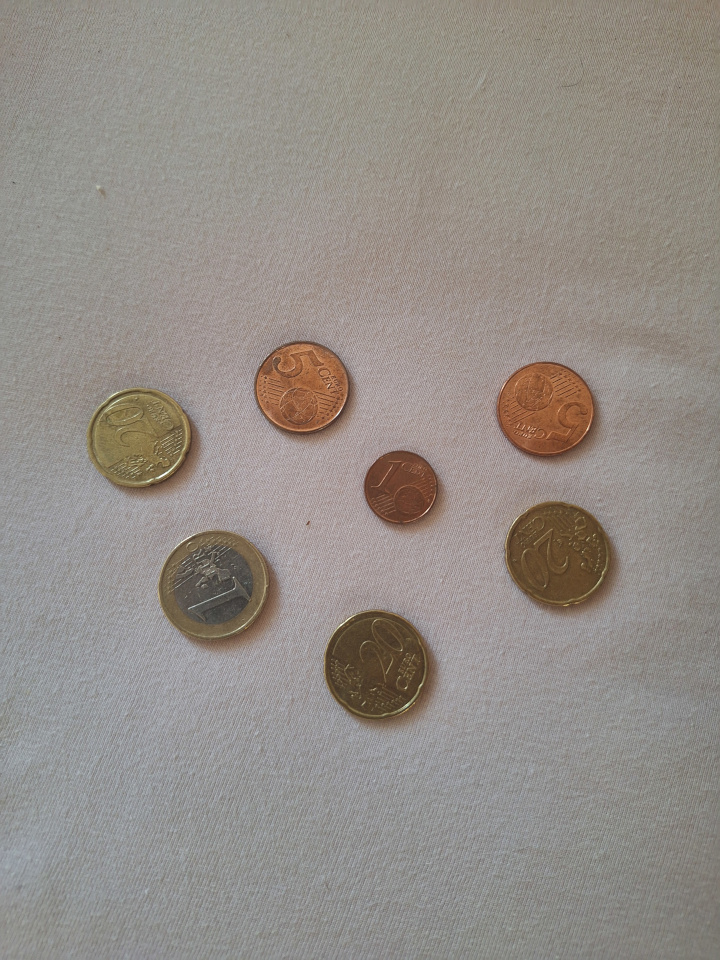
#> input picture Morphology/1/init/Data/Image1.jpg, 720 x 960 px
$ python -i coin_counter.py   (imports and definitions only)
#> lines starting #> are read from the running program, lines starting #| are printed output that depends on the picture; after the words box and inside, x2 and y2 are one past the last pixel; in counts of white or black regions, pixels touching at a corner belong together
#> further down, picture is the input picture: shape (960, 720, 3); mean B, G, R 135.6, 141.4, 147.6
# coding: utf-8

import cv2
import numpy as np
def coin_counter(img):
    gray = cv2.cvtColor(img, cv2.COLOR_BGR2GRAY)
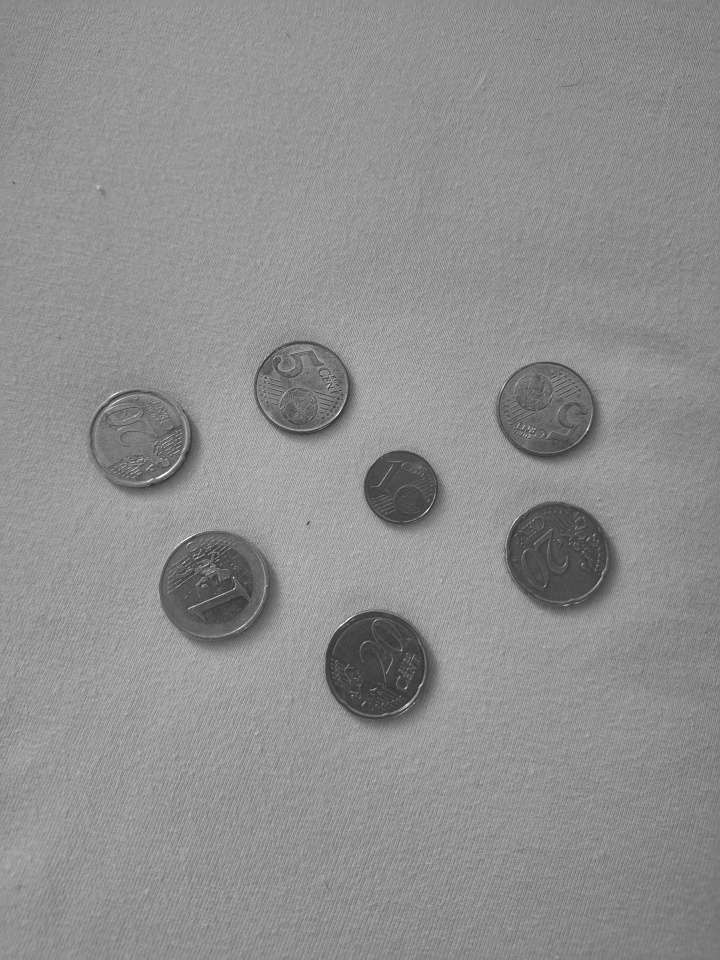
#> gray: shape (960, 720); min 44, max 255, mean 142.6

    _, binary = cv2.threshold(
        gray, 0, 255, cv2.THRESH_BINARY_INV + cv2.THRESH_OTSU
    )
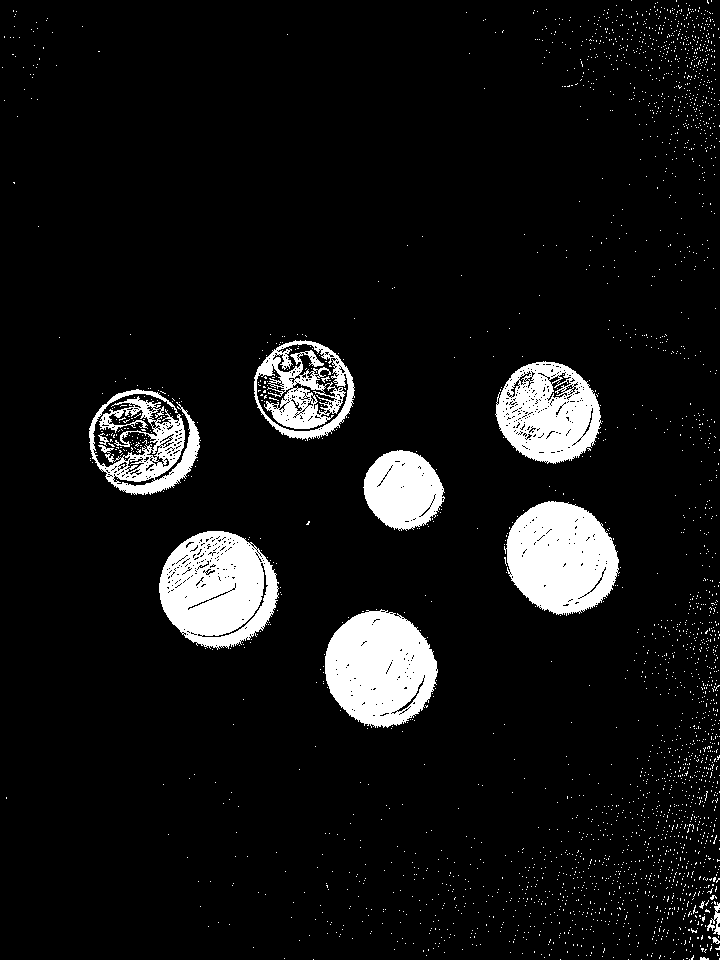
#> binary: shape (960, 720); 8% white; 2680 white regions (2667 under 20 px), largest, box (x1, y1, x2, y2) and area: (159, 531, 279, 650) 9967, (325, 609, 438, 728) 9845, (504, 501, 620, 616) 9616

    kernel = np.ones((3, 3), np.uint8)
    eroded = cv2.erode(binary, kernel, iterations=1)
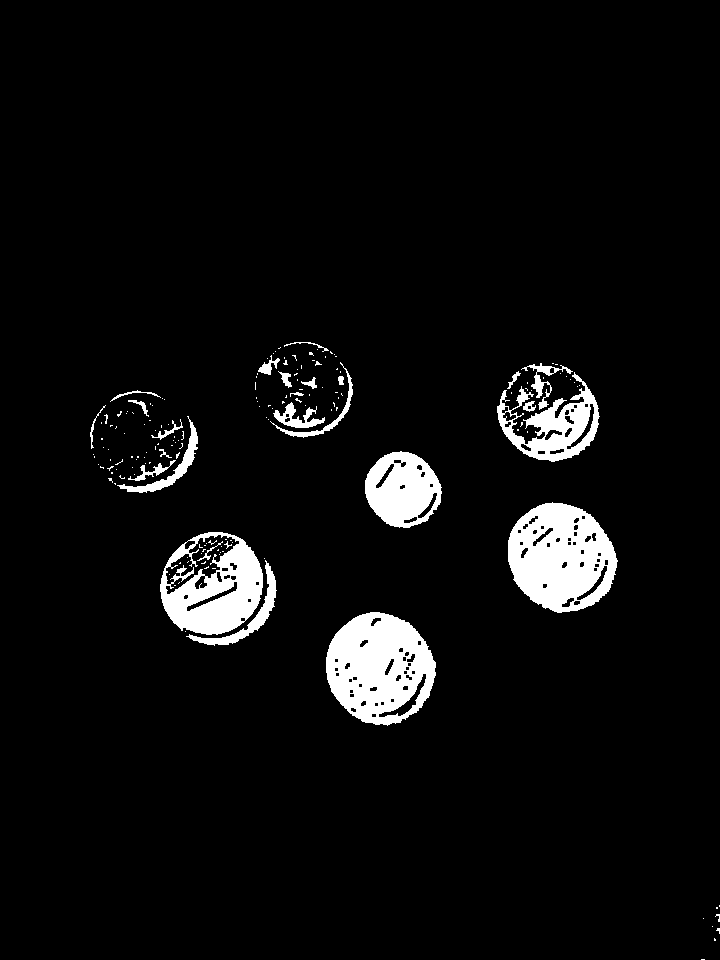
#> eroded: shape (960, 720); 5.3% white; 171 white regions (146 under 20 px), largest, box (x1, y1, x2, y2) and area: (326, 612, 436, 726) 8638, (508, 502, 618, 613) 8453, (160, 532, 263, 635) 6132
    dilated = cv2.dilate(eroded, kernel, iterations=3)
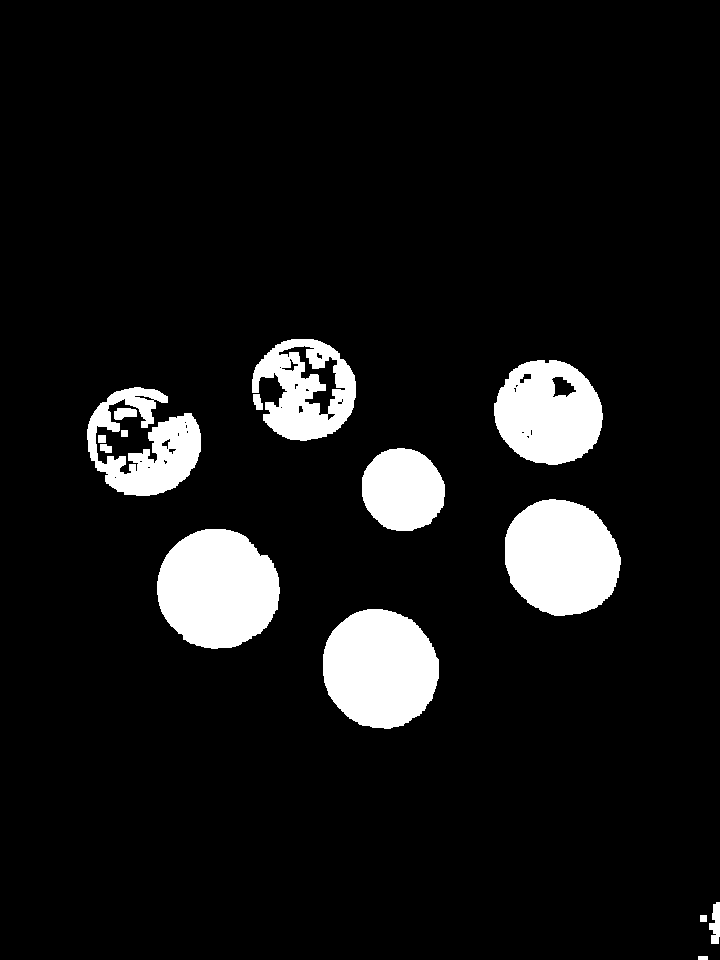
#> dilated: shape (960, 720); 8.8% white; 15 white regions

    contours, _ = cv2.findContours(
        dilated, cv2.RETR_EXTERNAL, cv2.CHAIN_APPROX_SIMPLE
    )
#> contours = 15 contours; largest, box (x1, y1, x2, y2) and area: (157, 529, 280, 649) 11260, (323, 609, 439, 729) 10720, (505, 499, 621, 616) 10408, (494, 360, 603, 465) 8734, (252, 339, 356, 441) 7390

    filtered = [c for c in contours if cv2.contourArea(c) > 4000]
#> filtered = 7 contours; box (x1, y1, x2, y2) and area: (157, 529, 280, 649) 11260, (323, 609, 439, 729) 10720, (505, 499, 621, 616) 10408, (494, 360, 603, 465) 8734, (252, 339, 356, 441) 7390, (87, 387, 201, 496) 6311, (362, 448, 445, 531) 5300
    return len(filtered)

>>> import cv2
>>> picture = cv2.imread('../Data/Image1.jpg')
>>> result = coin_counter(picture)
#> result = 7

$ run again, on Morphology/1/init/Data/Image2.jpg
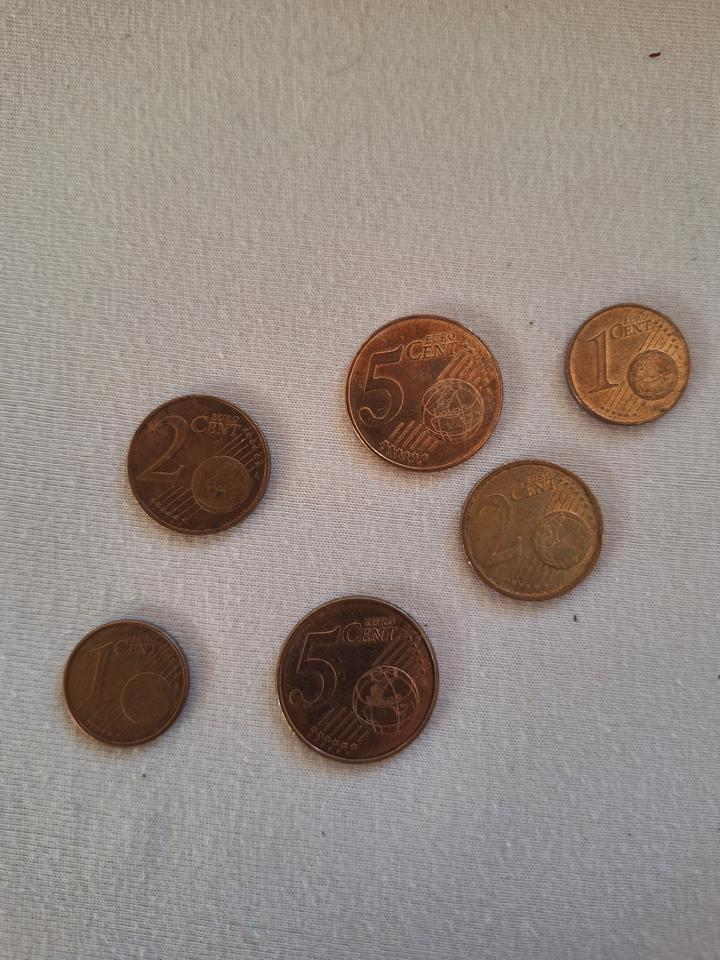
#> input picture Morphology/1/init/Data/Image2.jpg, 720 x 960 px
#> picture is the input picture: shape (960, 720, 3); mean B, G, R 130.6, 137.6, 149.1
#> in coin_counter, `_, binary = cv2.threshold( gray, 0, 255, cv2.THRESH_BINARY_INV + cv2.T..`:
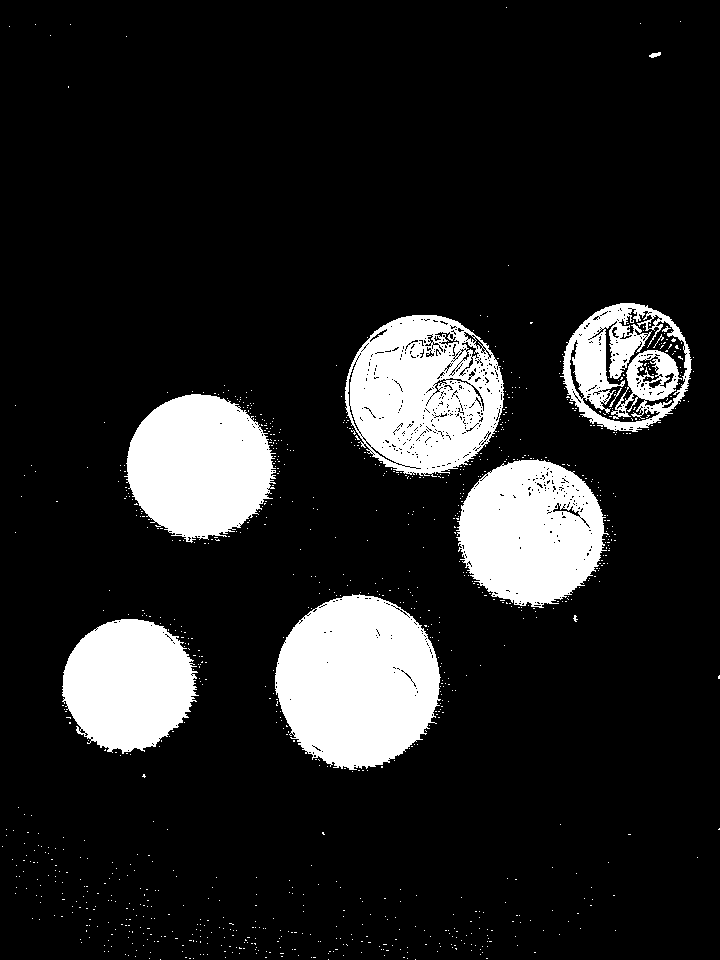
#> binary: shape (960, 720); 14% white; 991 white regions (981 under 20 px), largest, box (x1, y1, x2, y2) and area: (275, 594, 441, 770) 22109, (345, 315, 504, 477) 17845, (124, 394, 276, 543) 16422
#> eroded: shape (960, 720); 11.6% white; 102 white regions (76 under 20 px), largest, box (x1, y1, x2, y2) and area: (276, 596, 439, 769) 20718, (128, 395, 272, 538) 15436, (459, 461, 603, 604) 14250
#> in coin_counter, `dilated = cv2.dilate(eroded, kernel, iterations=3)`:
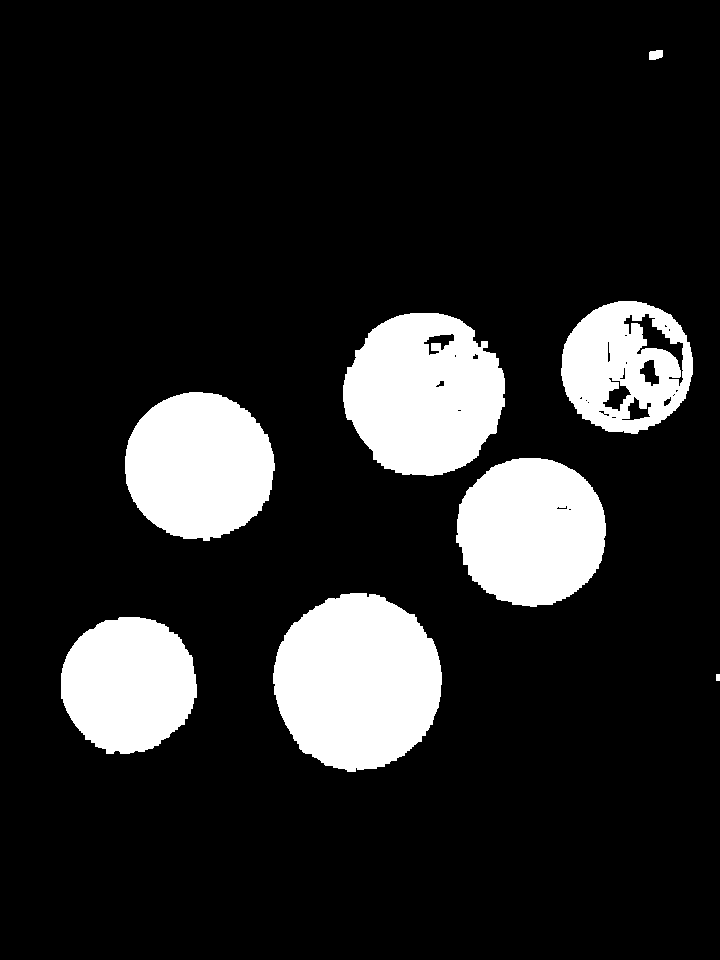
#> dilated: shape (960, 720); 15.1% white; 8 white regions
#> contours = 8 contours, 1 with area under 20; largest, box (x1, y1, x2, y2) and area: (273, 593, 442, 772) 22996, (343, 313, 505, 476) 20110, (456, 458, 606, 607) 17308, (125, 392, 275, 541) 17067, (61, 617, 197, 754) 14298, (561, 301, 693, 434) 13454, (649, 50, 663, 60) 100
#> filtered = 6 contours; box (x1, y1, x2, y2) and area: (273, 593, 442, 772) 22996, (343, 313, 505, 476) 20110, (456, 458, 606, 607) 17308, (125, 392, 275, 541) 17067, (61, 617, 197, 754) 14298, (561, 301, 693, 434) 13454
#> result = 6
